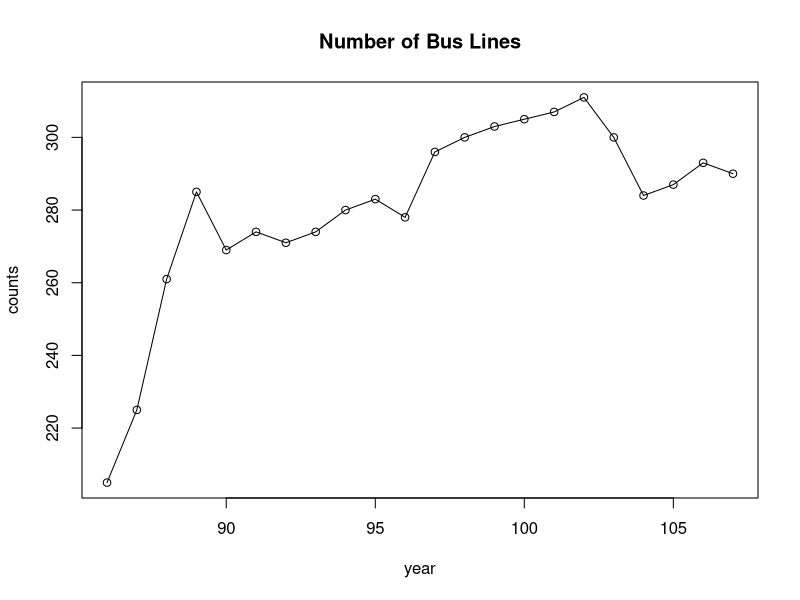

Write R code to recreate this figure.
## ---- chunk 1
library(readxl)
library(writexl)
## ---- chunk 2
be <- read_excel("data/bus_efficiency.xlsx", na=c("-","..."))
print(be)
## ---- chunk 3
years <- be$...1[!is.na(be$...1)]
cnt <- 1
for (y in years) {
  y <- substr(y, 1, nchar(y)-1)
  be$...1[cnt] <- y
  cnt = cnt + 1
  while(cnt <= length(be$...1) && is.na(be$...1[cnt])) {
    be$...1[cnt] <- y
    cnt = cnt + 1
  }
}
print(be)
## ---- chunk 4
be <- be[complete.cases(be) & be$...2 != "39路",]
yearcnt <- table(as.numeric(be$...1))
print(yearcnt)
## ---- chunk 5
plot(cbind(names(yearcnt), yearcnt), main = "Number of Bus Lines", xlab = "year", ylab = "counts")
lines(cbind(names(yearcnt), yearcnt))
## ---- chunk 6
# "...1", "...2", "行駛段次(段次)", "行駛里程(車公里)", "載客人次(人次)", "每段次平均載客(人次)", "客運收入(元)", "每車公里營收(元)"
colnames(be) <- c("Year", "Name", "Times", "Length", "Customer", "Average.Customer", "Profit", "Average.Profit")
print(head(be))
## ---- chunk 7
write_xlsx(be, path = "data/bus_efficiency_revised.xlsx")
